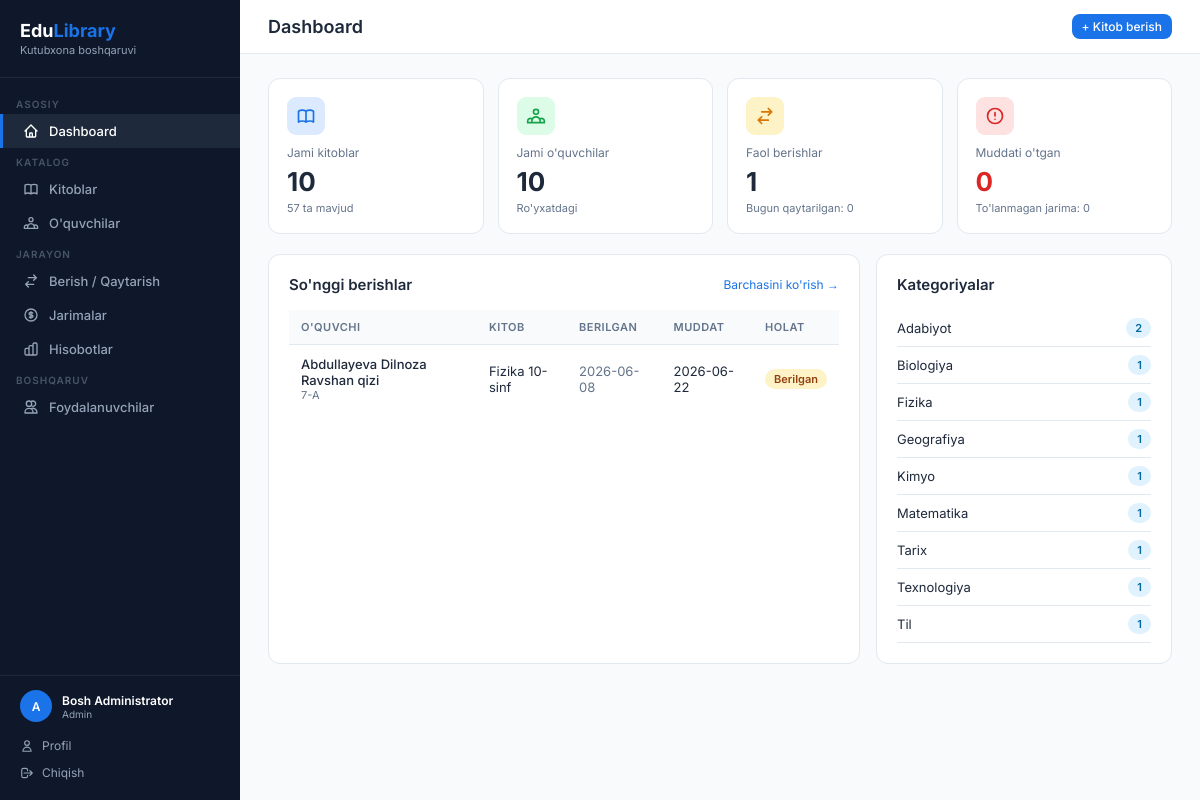
The page / (signed in) on the database as committed earlier.
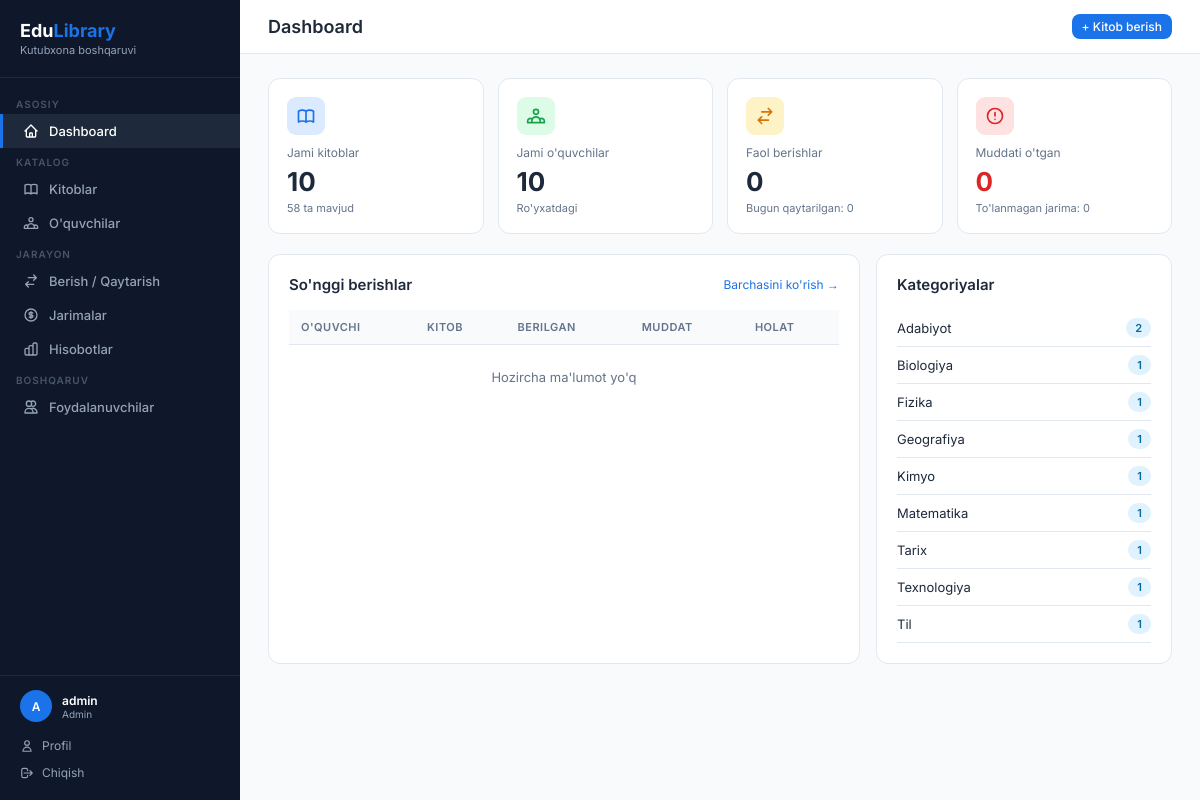
The same page on the database as committed later.
### app.py (models this page shows, shortened)
class User(UserMixin, db.Model):
    id = db.Column(db.Integer, primary_key=True)
    username = db.Column(db.String(80), unique=True, nullable=False)
    password_hash = db.Column(db.String(200), nullable=False)
    role = db.Column(db.String(20), default='librarian')  # admin / librarian
    full_name = db.Column(db.String(150))
    email = db.Column(db.String(120), unique=True)
    phone = db.Column(db.String(20))
    is_active = db.Column(db.Boolean, default=True)
    last_login = db.Column(db.DateTime)
    created_at = db.Column(db.DateTime, default=datetime.utcnow)
    @property
    def display_name(self):
        try:
            return self.full_name or self.username
        except Exception:
            return self.username

class Borrow(db.Model):
    id = db.Column(db.Integer, primary_key=True)
    student_id = db.Column(db.Integer, db.ForeignKey('student.id'), nullable=False)
    book_id = db.Column(db.Integer, db.ForeignKey('book.id'), nullable=False)
    borrow_date = db.Column(db.Date, default=date.today)
    due_date = db.Column(db.Date, nullable=False)
    return_date = db.Column(db.Date, nullable=True)
    status = db.Column(db.String(20), default='borrowed')  # borrowed / returned / overdue
    notes = db.Column(db.String(250))
    fines = db.relationship('Fine', backref='borrow', lazy=True, cascade='all, delete-orphan')
    @property
    def is_overdue(self):
        return self.status == 'borrowed' and self.due_date < date.today()

class Student(db.Model):
    id = db.Column(db.Integer, primary_key=True)
    full_name = db.Column(db.String(150), nullable=False)
    student_id = db.Column(db.String(30), unique=True, nullable=False)
    grade = db.Column(db.String(20), nullable=False)
    gender = db.Column(db.String(10))           # erkak / ayol
    phone = db.Column(db.String(20))
    email = db.Column(db.String(120))
    date_of_birth = db.Column(db.Date)
    address = db.Column(db.String(250))
    parent_name = db.Column(db.String(150))
    parent_phone = db.Column(db.String(20))
    notes = db.Column(db.Text)
    created_at = db.Column(db.DateTime, default=datetime.utcnow)
    borrows = db.relationship('Borrow', backref='student', lazy=True, cascade='all, delete-orphan')

class Book(db.Model):
    id = db.Column(db.Integer, primary_key=True)
    title = db.Column(db.String(200), nullable=False)
    author = db.Column(db.String(150), nullable=False)
    isbn = db.Column(db.String(30), unique=True)
    category = db.Column(db.String(80))
    total_copies = db.Column(db.Integer, default=1)
    available_copies = db.Column(db.Integer, default=1)
    description = db.Column(db.Text)
    publisher = db.Column(db.String(150))
    year = db.Column(db.Integer)
    language = db.Column(db.String(50), default="O'zbek")
    shelf_location = db.Column(db.String(50))
    created_at = db.Column(db.DateTime, default=datetime.utcnow)
    borrows = db.relationship('Borrow', backref='book', lazy=True)

### app.py (the view)
@app.route('/')
@login_required
def dashboard():
    total_books = Book.query.count()
    total_students = Student.query.count()
    active_borrows = Borrow.query.filter_by(status='borrowed').count()
    all_active = Borrow.query.filter_by(status='borrowed').all()
    overdue_list = [b for b in all_active if b.is_overdue]
    total_copies = db.session.query(db.func.sum(Book.total_copies)).scalar() or 0
    available_copies = db.session.query(db.func.sum(Book.available_copies)).scalar() or 0
    returned_today = Borrow.query.filter_by(status='returned', return_date=date.today()).count()
    unpaid_fines = Fine.query.filter_by(paid=False).count()
    recent_borrows = Borrow.query.order_by(Borrow.id.desc()).limit(10).all()
    from sqlalchemy import func
    cat_stats = db.session.query(Book.category, func.count(Book.id)).group_by(Book.category).all()
    return render_template('dashboard.html',
        total_books=total_books,
        total_students=total_students,
        active_borrows=active_borrows,
        overdue_count=len(overdue_list),
        total_copies=total_copies,
        available_copies=available_copies,
        returned_today=returned_today,
        unpaid_fines=unpaid_fines,
        recent_borrows=recent_borrows,
        cat_stats=cat_stats,
    )

### app.py (called while the page is built)
@login_manager.user_loader
def load_user(user_id):
    return db.session.get(User, int(user_id))

### templates/dashboard.html (shortened to what the changed rows need)
{% extends 'base.html' %}
{% block page_title %}Dashboard{% endblock %}
{% block topbar_actions %}
  <a href="{{ url_for('add_borrow') }}" class="btn btn-primary btn-sm">+ Kitob berish</a>
{% endblock %}
{% block content %}
<div class="stats-grid">
  <div class="stat-card">
    <div class="icon" style="background:#dbeafe;">
    </div>
    <div class="label">Jami kitoblar</div>
    <div class="value">{{ total_books }}</div>
    <div style="font-size:11px; color:var(--text-muted); margin-top:4px;">{{ available_copies }} ta mavjud</div>
  </div>
  <div class="stat-card">
    <div class="icon" style="background:#dcfce7;">
    </div>
    <div class="label">Jami o'quvchilar</div>
    <div class="value">{{ total_students }}</div>
    <div style="font-size:11px; color:var(--text-muted); margin-top:4px;">Ro'yxatdagi</div>
  </div>
  <div class="stat-card">
    <div class="icon" style="background:#fef3c7;">
      <svg width="20" height="20" fill="none" viewBox="0 0 24 24" stroke="#d97706"><path stroke-linecap="round" stroke-linejoin="round" stroke-width="2" d="M8 7h12m0 0l-4-4m4 4l-4 4m0 6H4m0 0l4 4m-4-4l4-4"/></svg>
    </div>
    <div class="label">Faol berishlar</div>
    <div class="value">{{ active_borrows }}</div>
    <div style="font-size:11px; color:var(--text-muted); margin-top:4px;">Bugun qaytarilgan: {{ returned_today }}</div>
  </div>
  <div class="stat-card">
    <div class="icon" style="background:#fee2e2;">
      <svg width="20" height="20" fill="none" viewBox="0 0 24 24" stroke="#dc2626"><path stroke-linecap="round" stroke-linejoin="round" stroke-width="2" d="M12 8v4m0 4h.01M21 12a9 9 0 11-18 0 9 9 0 0118 0z"/></svg>
    </div>
    <div class="label">Muddati o'tgan</div>
    <div class="value" style="color:#dc2626;">{{ overdue_count }}</div>
    <div style="font-size:11px; color:var(--text-muted); margin-top:4px;">To'lanmagan jarima: {{ unpaid_fines }}</div>
  </div>
</div>
<div style="display:grid; grid-template-columns: 2fr 1fr; gap:16px; margin-bottom:16px;">
  <div class="card">
    <div class="card-header">
      <h3>So'nggi berishlar</h3>
      <a href="{{ url_for('borrows') }}" style="font-size:12px; color:var(--primary); text-decoration:none;">Barchasini ko'rish →</a>
    </div>
    <div class="table-wrap">
      <table>
        <thead>
          <tr>
            <th>O'quvchi</th>
            <th>Kitob</th>
            <th>Berilgan</th>
            <th>Muddat</th>
            <th>Holat</th>
          </tr>
        </thead>
        <tbody>
          {% for b in recent_borrows %}
          <tr>
            <td>
              <a href="{{ url_for('student_detail', id=b.student.id) }}" style="color:var(--text); font-weight:500; text-decoration:none;">{{ b.student.full_name }}</a>
              <div style="font-size:11px; color:var(--text-muted);">{{ b.student.grade }}</div>
            </td>
            <td>
              <a href="{{ url_for('book_detail', id=b.book.id) }}" style="color:var(--text); text-decoration:none;">{{ b.book.title }}</a>
            </td>
            <td style="color:var(--text-muted);">{{ b.borrow_date }}</td>
            <td {% if b.is_overdue %}style="color:#dc2626; font-weight:600;"{% endif %}>{{ b.due_date }}</td>
            <td>
              {% if b.status == 'returned' %}
                <span class="badge badge-success">Qaytarildi</span>
              {% elif b.is_overdue %}
                <span class="badge badge-danger">Muddati o'tdi</span>
              {% else %}
                <span class="badge badge-warning">Berilgan</span>
              {% endif %}
            </td>
          </tr>
          {% else %}
          <tr><td colspan="5" style="text-align:center; color:var(--text-muted); padding:24px;">Hozircha ma'lumot yo'q</td></tr>
          {% endfor %}
        </tbody>
      </table>
    </div>
  </div>
  <div class="card">
    <div class="card-header">
      <h3>Kategoriyalar</h3>
    </div>
    <div>
      {% for cat, cnt in cat_stats %}
      <div style="display:flex; align-items:center; justify-content:space-between; padding:8px 0; border-bottom:1px solid var(--border);">
        <span style="font-size:13px;">{{ cat or 'Boshqa' }}</span>
        <span class="badge badge-info">{{ cnt }}</span>
      </div>
      {% endfor %}
    </div>
  </div>
</div>
{% endblock %}

### templates/base.html (shortened to what this page needs)
<!DOCTYPE html>
<html lang="uz">
<head>
</head>
<body>
{% if current_user.is_authenticated %}
<aside class="sidebar">
  <div class="sidebar-logo">
    <h2>Edu<span>Library</span></h2>
    <p>Kutubxona boshqaruvi</p>
  </div>
  <nav>
    <div class="nav-section">Asosiy</div>
    <a href="{{ url_for('dashboard') }}" class="nav-item {% if request.endpoint == 'dashboard' %}active{% endif %}">
      <svg fill="none" viewBox="0 0 24 24" stroke="currentColor"><path stroke-linecap="round" stroke-linejoin="round" stroke-width="2" d="M3 12l2-2m0 0l7-7 7 7M5 10v10a1 1 0 001 1h3m10-11l2 2m-2-2v10a1 1 0 01-1 1h-3m-6 0a1 1 0 001-1v-4a1 1 0 011-1h2a1 1 0 011 1v4a1 1 0 001 1m-6 0h6"/></svg>
      Dashboard
    </a>
    <div class="nav-section">Katalog</div>
    <a href="{{ url_for('books') }}" class="nav-item {% if 'book' in request.endpoint %}active{% endif %}">
      Kitoblar
    </a>
    <a href="{{ url_for('students') }}" class="nav-item {% if 'student' in request.endpoint %}active{% endif %}">
      O'quvchilar
    </a>
    <div class="nav-section">Jarayon</div>
    <a href="{{ url_for('borrows') }}" class="nav-item {% if 'borrow' in request.endpoint %}active{% endif %}">
      <svg fill="none" viewBox="0 0 24 24" stroke="currentColor"><path stroke-linecap="round" stroke-linejoin="round" stroke-width="2" d="M8 7h12m0 0l-4-4m4 4l-4 4m0 6H4m0 0l4 4m-4-4l4-4"/></svg>
      Berish / Qaytarish
    </a>
    <a href="{{ url_for('fines') }}" class="nav-item {% if 'fine' in request.endpoint %}active{% endif %}">
      <svg fill="none" viewBox="0 0 24 24" stroke="currentColor"><path stroke-linecap="round" stroke-linejoin="round" stroke-width="2" d="M12 8c-1.657 0-3 .895-3 2s1.343 2 3 2 3 .895 3 2-1.343 2-3 2m0-8c1.11 0 2.08.402 2.599 1M12 8V7m0 1v8m0 0v1m0-1c-1.11 0-2.08-.402-2.599-1M21 12a9 9 0 11-18 0 9 9 0 0118 0z"/></svg>
      Jarimalar
    </a>
    <a href="{{ url_for('reports') }}" class="nav-item {% if request.endpoint == 'reports' %}active{% endif %}">
      Hisobotlar
    </a>
    {% if current_user.role == 'admin' %}
    <div class="nav-section">Boshqaruv</div>
    <a href="{{ url_for('users') }}" class="nav-item {% if 'user' in request.endpoint and request.endpoint != 'profile' %}active{% endif %}">
      <svg fill="none" viewBox="0 0 24 24" stroke="currentColor"><path stroke-linecap="round" stroke-linejoin="round" stroke-width="2" d="M12 4.354a4 4 0 110 5.292M15 21H3v-1a6 6 0 0112 0v1zm0 0h6v-1a6 6 0 00-9-5.197M13 7a4 4 0 11-8 0 4 4 0 018 0z"/></svg>
      Foydalanuvchilar
    </a>
    {% endif %}
  </nav>
  <div class="sidebar-footer">
    <div class="sidebar-user">
      <div class="avatar-sm">{{ current_user.username[0].upper() }}</div>
      <div class="info">
        <div class="name">{{ current_user.display_name }}</div>
        <div class="role">{{ 'Admin' if current_user.role == 'admin' else 'Kutubxonachi' }}</div>
      </div>
    </div>
    <a href="{{ url_for('profile') }}">
      <svg width="14" height="14" fill="none" viewBox="0 0 24 24" stroke="currentColor"><path stroke-linecap="round" stroke-linejoin="round" stroke-width="2" d="M16 7a4 4 0 11-8 0 4 4 0 018 0zM12 14a7 7 0 00-7 7h14a7 7 0 00-7-7z"/></svg>
      Profil
    </a>
    <a href="{{ url_for('logout') }}">
      <svg width="14" height="14" fill="none" viewBox="0 0 24 24" stroke="currentColor"><path stroke-linecap="round" stroke-linejoin="round" stroke-width="2" d="M17 16l4-4m0 0l-4-4m4 4H7m6 4v1a3 3 0 01-3 3H6a3 3 0 01-3-3V7a3 3 0 013-3h4a3 3 0 013 3v1"/></svg>
      Chiqish
    </a>
  </div>
</aside>
<div class="main">
  <div class="topbar">
    <h1>{% block page_title %}{% endblock %}</h1>
    <div class="actions">{% block topbar_actions %}{% endblock %}</div>
  </div>
  <div class="content">
    {% block content %}{% endblock %}
  </div>
</div>
{% else %}
{% block auth_content %}{% endblock %}
{% endif %}
</body>
</html>

Rows that differ between the two databases and show on the page:
removed Borrow: student.full_name "Abdullayeva Dilnoza Ravshan qizi", student.grade "7-A", book "Fizika 10-sinf", borrow_date "2026-06-08", due_date "2026-06-22", status "Berilgan"
changed User "Admin": display_name "Bosh Administrator" → "admin"
Other text that changed with them:
{{ available_copies }}: "57" → "58"
{{ active_borrows }}: "1" → "0"
text now shown: "Hozircha ma'lumot yo'q"
